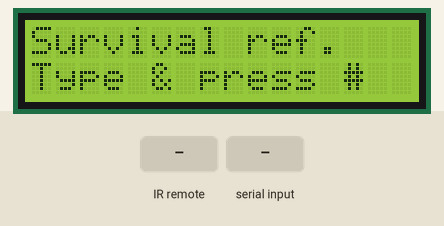
Bench run of a sketch on a simulated Arduino Uno, built with avr-gcc and run on an emulated ATmega328P. Shown: 16×2 character LCD. The inputs (shaded band) are chosen by the test bench.

Above: at 1.2 s.
1.3 s: infrared code 0x16 received
At 1.7 s:
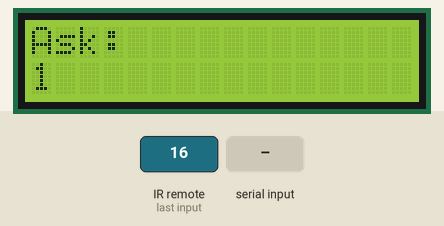
2.8 s: "*\n" received over Serial
At 4.0 s:
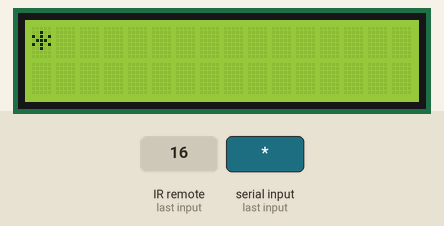
4.3 s: infrared code 0x19 received
At 5.3 s:
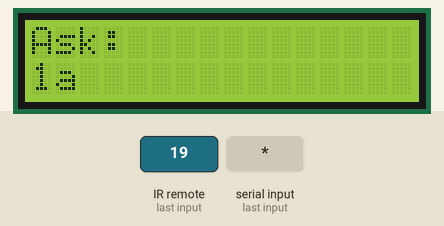
5.8 s: "#\n" received over Serial
At 6.3 s:
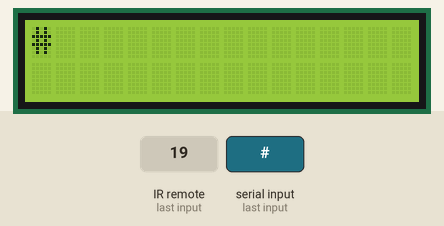
7.3 s: infrared code 0x0D received
At 7.6 s:
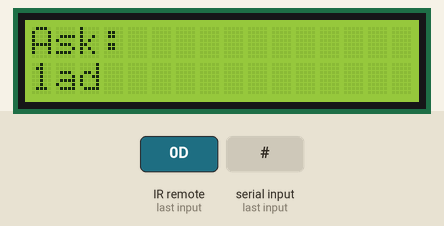
8.8 s: "90,45\n" received over Serial
At 10.1 s:
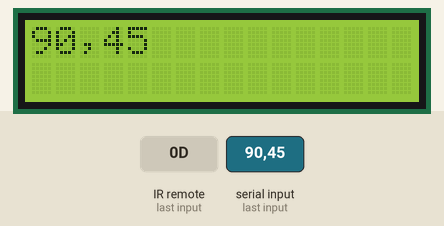
Timing chart, 0 to 11.3 s (numbered marks = the images above; inputs shaded):
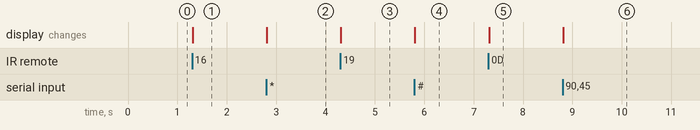

The sketch:

ir_remote_serial.ino
```cpp
/*
  ir_remote_serial.ino — IR remote multi-tap text entry + LCD1602 (I2C)

  Replaces the 4x4 membrane keypad, which shipped defective (internal
  shorts on ribbon lines 1-8 and 4-6 — see BUILD_LOG 2026-09-18).
  Input device: the LAFVIN kit's NEC IR remote (arrows/OK + 1-9,*,0,#).

  Typing (old-phone multi-tap, same scheme as the keypad design):
    2=abc2 3=def3 4=ghi4 5=jkl5 6=mno6 7=pqrs7 8=tuv8 9=wxyz9
    1 = 1 . , ? ! '     0 = space
    * = backspace       # = SEND question to the Pi
    OK = commit the letter in progress immediately
    Down/Up = scroll the answer one line, Right/Left = one full screen
              (only when nothing is being typed)
  A letter also commits after LETTER_TIMEOUT_MS or when a different
  button is pressed.

  The full question is buffered here (LCD preview while typing) and one
  finished line + '\n' goes to the Pi on '#'. Answer pages come back
  over serial (paced by main.py) and are shown across both LCD rows.

  Wiring:
    IR receiver (G/R/Y): G->GND, R->5V (or IOREF), Y->D2
    LCD1602 I2C backpack: GND->GND, VCC->5V, SDA->A4, SCL->A5

  Libraries: IRremote (v4+), LiquidCrystal I2C (Frank de Brabander).

  Button codes measured from the actual remote on 2026-09-18
  (NEC protocol, IrReceiver.decodedIRData.command):
*/

#include <IRremote.hpp>
#include <Wire.h>
#include <LiquidCrystal_I2C.h>

const int IR_PIN = 2;
const byte LCD_ADDR = 0x27;   // try 0x3F if the display stays blank
LiquidCrystal_I2C lcd(LCD_ADDR, 16, 2);

// measured NEC command codes -> logical keys
char irToKey(uint8_t cmd) {
  switch (cmd) {
    case 0x16: return '1';
    case 0x19: return '2';
    case 0x0D: return '3';
    case 0x0C: return '4';
    case 0x18: return '5';
    case 0x5E: return '6';
    case 0x08: return '7';
    case 0x1C: return '8';
    case 0x5A: return '9';
    case 0x52: return '0';
    case 0x42: return '*';
    case 0x4A: return '#';
    case 0x40: return 'K';  // OK
    case 0x46: return 'U';  // up
    case 0x15: return 'D';  // down
    case 0x44: return 'L';  // left
    case 0x43: return 'R';  // right
    default:   return 0;
  }
}

// ---------- multi-tap state ----------
const char *TAP_MAP[10] = {
  " ",        // 0 -> space
  "1.,?!'",   // 1 -> digit + punctuation
  "abc2", "def3", "ghi4", "jkl5", "mno6", "pqrs7", "tuv8", "wxyz9"
};
const unsigned long LETTER_TIMEOUT_MS = 1200;

char questionBuf[81];
byte qLen = 0;
char pendingKey = 0;
byte pendingTaps = 0;
unsigned long lastTapMs = 0;

// ---------- incoming answer line ----------
char lineBuf[41];
byte lineLen = 0;

void showTyping() {
  lcd.clear();
  lcd.setCursor(0, 0);
  lcd.print(F("Ask:"));
  char preview = pendingKey ? TAP_MAP[pendingKey - '0'][pendingTaps] : 0;
  byte total = qLen + (preview ? 1 : 0);
  byte start = (total > 16) ? total - 16 : 0;
  lcd.setCursor(0, 1);
  for (byte i = start; i < qLen && i < start + 16; i++) lcd.print(questionBuf[i]);
  if (preview && qLen - start < 16) lcd.print(preview);
}

void commitPending() {
  if (!pendingKey) return;
  if (qLen < sizeof(questionBuf) - 1) {
    questionBuf[qLen++] = TAP_MAP[pendingKey - '0'][pendingTaps];
    questionBuf[qLen] = 0;
  }
  pendingKey = 0;
  pendingTaps = 0;
}

void showAnswerLine(const char *s) {
  lcd.clear();
  lcd.setCursor(0, 0);
  for (byte i = 0; s[i] && i < 16; i++) lcd.print(s[i]);
  lcd.setCursor(0, 1);
  for (byte i = 16; s[i] && i < 32; i++) lcd.print(s[i]);
}

void handleKey(char key) {
  if (key >= '0' && key <= '9') {
    const char *opts = TAP_MAP[key - '0'];
    if (key == pendingKey) {
      pendingTaps = (pendingTaps + 1) % strlen(opts);
    } else {
      commitPending();
      pendingKey = key;
      pendingTaps = 0;
      if (strlen(opts) == 1) commitPending();  // '0' = instant space
    }
    lastTapMs = millis();
  } else if (key == 'U' || key == 'D' || key == 'L' || key == 'R') {
    // arrows scroll the answer on the Pi side; ignored while typing
    if (qLen == 0 && !pendingKey) {
      Serial.print('^');
      Serial.print(key);
      Serial.print('\n');
    }
    return;                            // leave the answer on screen
  } else if (key == 'K') {           // OK: commit letter now
    commitPending();
  } else if (key == '*') {           // backspace
    if (pendingKey) { pendingKey = 0; pendingTaps = 0; }
    else if (qLen > 0) { questionBuf[--qLen] = 0; }
  } else if (key == '#') {           // send to Pi
    commitPending();
    if (qLen > 0) {
      Serial.print(questionBuf);
      Serial.print('\n');
      lcd.clear();
      lcd.print(F("Thinking..."));
      lcd.setCursor(0, 1);
      lcd.print(F("(30-90 sec)"));
      qLen = 0;
      questionBuf[0] = 0;
      return;                        // keep "Thinking" on screen
    }
  }
  showTyping();
}

void setup() {
  Serial.begin(9600);
  IrReceiver.begin(IR_PIN, ENABLE_LED_FEEDBACK);
  lcd.init();
  lcd.backlight();
  lcd.print(F("Survival ref."));
  lcd.setCursor(0, 1);
  lcd.print(F("Type & press #"));
}

void loop() {
  if (pendingKey && millis() - lastTapMs > LETTER_TIMEOUT_MS) {
    commitPending();
    showTyping();
  }

  if (IrReceiver.decode()) {
    bool isRepeat = IrReceiver.decodedIRData.flags & IRDATA_FLAGS_IS_REPEAT;
    uint8_t cmd = IrReceiver.decodedIRData.command;
    IrReceiver.resume();
    if (!isRepeat) {                 // held button = one press
      char key = irToKey(cmd);
      if (key) handleKey(key);
    }
  }

  while (Serial.available()) {
    char c = Serial.read();
    if (c == '\n') {
      lineBuf[lineLen] = 0;
      if (lineLen > 0) showAnswerLine(lineBuf);
      lineLen = 0;
    } else if (lineLen < sizeof(lineBuf) - 1) {
      lineBuf[lineLen++] = c;
    }
  }
}
```

Measured:
- after the input at 1.3 s, the display: changes at once (image 1)
- after the input at 2.8 s, the display: changes at once (image 2)
- after the input at 4.3 s, the display: changes at once (image 3)
- after the input at 5.8 s, the display: changes at once (image 4)
- after the input at 7.3 s, the display: changes at once (image 5)
- after the input at 8.8 s, the display: changes at once (image 6)
